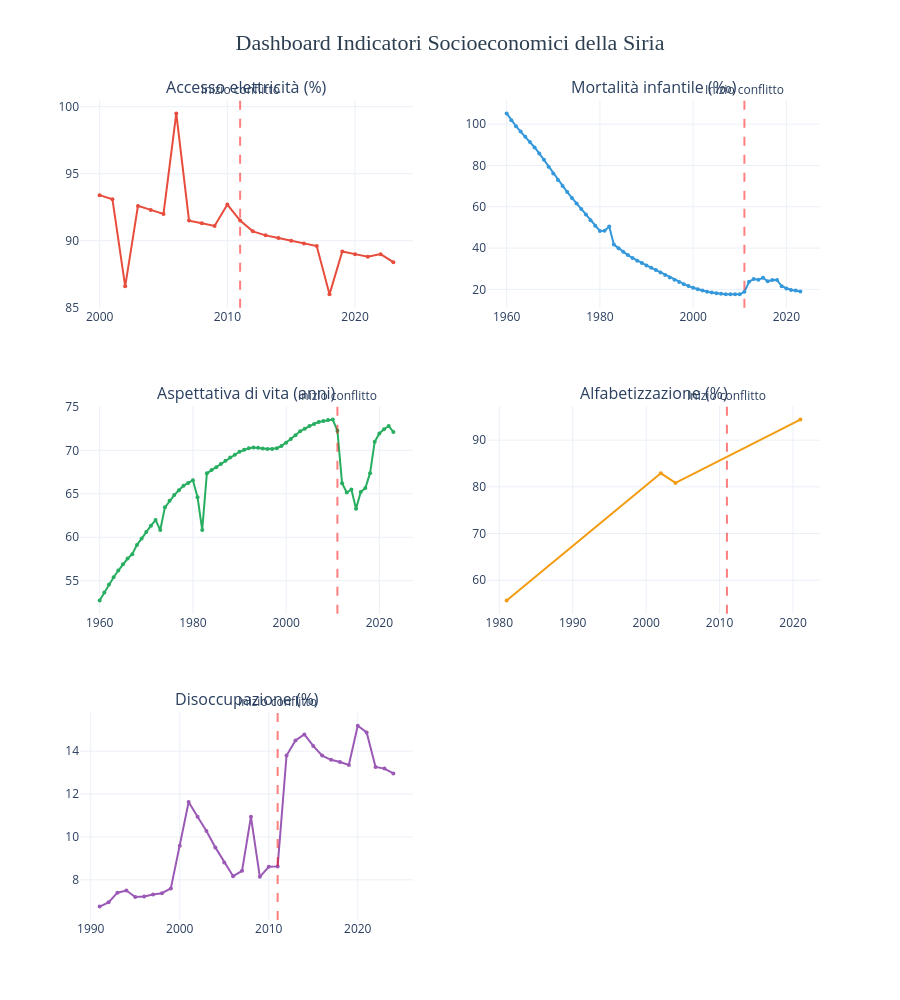

This figure's notebook cell:
### Markdown cell above
## 5. Dashboard Indicatori Socioeconomici
Una panoramica completa degli indicatori chiave per valutare la situazione macroeconomica complessiva.

### Code cell
# Dashboard riassuntivo con indicatori chiave
indicators = {
    'Accesso elettricità (%)': 'EG.ELC.ACCS.ZS',
    'Mortalità infantile (‰)': 'SP.DYN.IMRT.IN',
    'Aspettativa di vita (anni)': 'SP.DYN.LE00.IN',
    'Alfabetizzazione (%)': 'SE.ADT.LITR.ZS',
    'Disoccupazione (%)': 'SL.UEM.TOTL.ZS'
}

# Creazione subplot con indicatori multipli
fig_dashboard = make_subplots(
    rows=3, cols=2,
    subplot_titles=list(indicators.keys()),
    vertical_spacing=0.12,
    horizontal_spacing=0.1
)

colors = ['#e74c3c', '#3498db', '#27ae60', '#f39c12', '#9b59b6']
row_col_positions = [(1,1), (1,2), (2,1), (2,2), (3,1)]

for idx, (indicator_name, indicator_code) in enumerate(indicators.items()):
    indicator_data = df[df['Series Code'] == indicator_code]
    
    if len(indicator_data) > 0:
        indicator_data = indicator_data.iloc[0]
        values = []
        years_list = []
        
        for col in df.columns:
            if '[YR' in col:
                year = col.split('[')[0].strip()
                val = indicator_data[col]
                if val != '..':
                    years_list.append(int(year))
                    values.append(float(val))
        
        if values:
            row, col = row_col_positions[idx]
            fig_dashboard.add_trace(
                go.Scatter(
                    x=years_list,
                    y=values,
                    mode='lines+markers',
                    name=indicator_name,
                    line=dict(color=colors[idx], width=2),
                    marker=dict(size=4),
                    showlegend=False,
                    hovertemplate='%{x}: %{y:.1f}<extra></extra>'
                ),
                row=row, col=col
            )

fig_dashboard.update_layout(
    title={
        'text': 'Dashboard Indicatori Socioeconomici della Siria',
        'x': 0.5,
        'xanchor': 'center',
        'font': {'size': 22, 'color': '#2c3e50', 'family': 'Arial Black'}
    },
    height=1000,
    template='plotly_white',
    hovermode='x'
)

# Aggiunta annotazione per il conflitto
fig_dashboard.add_vline(
    x=2011, 
    line_dash="dash", 
    line_color="red", 
    opacity=0.5,
    annotation_text="Inizio conflitto",
    annotation_position="top"
)

fig_dashboard.show()

print("✅ Dashboard degli indicatori socioeconomici creata con successo!")

### Figure 1 — Plotly figure (JSON) as saved in the notebook; plotly's stock layout.template omitted (floating-point values rounded to 4 significant figures)
{"data": [{"hovertemplate": "%{x}: %{y:.1f}<extra></extra>", "line": {"color": "#e74c3c", "width": 2}, "marker": {"size": 4}, "mode": "lines+markers", "name": "Accesso elettricità (%)", "showlegend": false, "type": "scatter", "x": [2000, 2001, 2002, 2003, 2004, 2005, 2006, 2007, 2008, 2009, 2010, 2011, 2012, 2013, 2014, 2015, 2016, 2017, 2018, 2019, 2020, 2021, 2022, 2023], "xaxis": "x", "y": [93.4, 93.1, 86.6, 92.6, 92.3, 92, 99.5, 91.5, 91.3, 91.1, 92.7, 91.5, 90.7, 90.4, 90.2, 90, 89.8, 89.6, 86, 89.2, 89, 88.8, 89, 88.4], "yaxis": "y"}, {"hovertemplate": "%{x}: %{y:.1f}<extra></extra>", "line": {"color": "#3498db", "width": 2}, "marker": {"size": 4}, "mode": "lines+markers", "name": "Mortalità infantile (‰)", "showlegend": false, "type": "scatter", "x": [1960, 1961, 1962, 1963, 1964, 1965, 1966, 1967, 1968, 1969, 1970, 1971, 1972, 1973, 1974, 1975, 1976, 1977, 1978, 1979, 1980, 1981, 1982, 1983, 1984, 1985, 1986, 1987, 1988, 1989, 1990, 1991, 1992, 1993, 1994, 1995, 1996, 1997, 1998, 1999, 2000, 2001, 2002, 2003, 2004, 2005, 2006, 2007, 2008, 2009, 2010, 2011, 2012, 2013, 2014, 2015, 2016, 2017, 2018, 2019, 2020, 2021, 2022, 2023], "xaxis": "x2", "y": [105.2, 101.9, 99, 96.4, 93.9, 91.4, 88.7, 85.8, 82.7, 79.4, 76.1, 72.9, 70, 67.1, 64.3, 61.6, 58.9, 56.2, 53.5, 50.8, 48.3, 48.4, 50.4, 41.7, 39.9, 38.2, 36.6, 35.2, 33.9, 32.8, 31.6, 30.5, 29.4, 28.2, 27, 25.8, 24.7, 23.6, 22.5, 21.6, 20.8, 20.1, 19.5, 18.9, 18.5, 18.1, 17.9, 17.7, 17.6, 17.6, 17.6, 18.8, 23.7, 25, 24.7, 25.6, 23.9, 24.5, 24.5, 21.5, 20.4, 19.7, 19.5, 19], "yaxis": "y2"}, {"hovertemplate": "%{x}: %{y:.1f}<extra></extra>", "line": {"color": "#27ae60", "width": 2}, "marker": {"size": 4}, "mode": "lines+markers", "name": "Aspettativa di vita (anni)", "showlegend": false, "type": "scatter", "x": [1960, 1961, 1962, 1963, 1964, 1965, 1966, 1967, 1968, 1969, 1970, 1971, 1972, 1973, 1974, 1975, 1976, 1977, 1978, 1979, 1980, 1981, 1982, 1983, 1984, 1985, 1986, 1987, 1988, 1989, 1990, 1991, 1992, 1993, 1994, 1995, 1996, 1997, 1998, 1999, 2000, 2001, 2002, 2003, 2004, 2005, 2006, 2007, 2008, 2009, 2010, 2011, 2012, 2013, 2014, 2015, 2016, 2017, 2018, 2019, 2020, 2021, 2022, 2023], "xaxis": "x3", "y": [52.72, 53.65, 54.57, 55.39, 56.17, 56.9, 57.55, 58.05, 59.12, 59.84, 60.61, 61.33, 61.97, 60.83, 63.44, 64.19, 64.84, 65.4, 65.93, 66.24, 66.55, 64.6, 60.84, 67.35, 67.72, 68.05, 68.42, 68.8, 69.17, 69.49, 69.83, 70.08, 70.24, 70.31, 70.3, 70.21, 70.16, 70.16, 70.24, 70.51, 70.86, 71.3, 71.74, 72.19, 72.49, 72.8, 73.04, 73.26, 73.37, 73.5, 73.54, 72.26, 66.21, 65.15, 65.49, 63.27, 65.19, 65.65, 67.37, 70.97, 71.94, 72.42, 72.79, 72.12], "yaxis": "y3"}, {"hovertemplate": "%{x}: %{y:.1f}<extra></extra>", "line": {"color": "#f39c12", "width": 2}, "marker": {"size": 4}, "mode": "lines+markers", "name": "Alfabetizzazione (%)", "showlegend": false, "type": "scatter", "x": [1981, 2002, 2004, 2021], "xaxis": "x4", "y": [55.65, 82.89, 80.84, 94.42], "yaxis": "y4"}, {"hovertemplate": "%{x}: %{y:.1f}<extra></extra>", "line": {"color": "#9b59b6", "width": 2}, "marker": {"size": 4}, "mode": "lines+markers", "name": "Disoccupazione (%)", "showlegend": false, "type": "scatter", "x": [1991, 1992, 1993, 1994, 1995, 1996, 1997, 1998, 1999, 2000, 2001, 2002, 2003, 2004, 2005, 2006, 2007, 2008, 2009, 2010, 2011, 2012, 2013, 2014, 2015, 2016, 2017, 2018, 2019, 2020, 2021, 2022, 2023, 2024], "xaxis": "x5", "y": [6.75, 6.949, 7.4, 7.5, 7.2, 7.222, 7.31, 7.376, 7.6, 9.587, 11.63, 10.94, 10.28, 9.513, 8.809, 8.17, 8.42, 10.94, 8.14, 8.61, 8.627, 13.8, 14.5, 14.78, 14.24, 13.79, 13.6, 13.5, 13.36, 15.19, 14.88, 13.27, 13.19, 12.96], "yaxis": "y5"}], "layout": {"annotations": [{"font": {"size": 16}, "showarrow": false, "text": "Accesso elettricità (%)", "x": 0.225, "xanchor": "center", "xref": "paper", "y": 1, "yanchor": "bottom", "yref": "paper"}, {"font": {"size": 16}, "showarrow": false, "text": "Mortalità infantile (‰)", "x": 0.775, "xanchor": "center", "xref": "paper", "y": 1, "yanchor": "bottom", "yref": "paper"}, {"font": {"size": 16}, "showarrow": false, "text": "Aspettativa di vita (anni)", "x": 0.225, "xanchor": "center", "xref": "paper", "y": 0.6267, "yanchor": "bottom", "yref": "paper"}, {"font": {"size": 16}, "showarrow": false, "text": "Alfabetizzazione (%)", "x": 0.775, "xanchor": "center", "xref": "paper", "y": 0.6267, "yanchor": "bottom", "yref": "paper"}, {"font": {"size": 16}, "showarrow": false, "text": "Disoccupazione (%)", "x": 0.225, "xanchor": "center", "xref": "paper", "y": 0.2533, "yanchor": "bottom", "yref": "paper"}, {"showarrow": false, "text": "Inizio conflitto", "x": 2011, "xanchor": "center", "xref": "x", "y": 1, "yanchor": "bottom", "yref": "y domain"}, {"showarrow": false, "text": "Inizio conflitto", "x": 2011, "xanchor": "center", "xref": "x2", "y": 1, "yanchor": "bottom", "yref": "y2 domain"}, {"showarrow": false, "text": "Inizio conflitto", "x": 2011, "xanchor": "center", "xref": "x3", "y": 1, "yanchor": "bottom", "yref": "y3 domain"}, {"showarrow": false, "text": "Inizio conflitto", "x": 2011, "xanchor": "center", "xref": "x4", "y": 1, "yanchor": "bottom", "yref": "y4 domain"}, {"showarrow": false, "text": "Inizio conflitto", "x": 2011, "xanchor": "center", "xref": "x5", "y": 1, "yanchor": "bottom", "yref": "y5 domain"}], "height": 1000, "hovermode": "x", "shapes": [{"line": {"color": "red", "dash": "dash"}, "opacity": 0.5, "type": "line", "x0": 2011, "x1": 2011, "xref": "x", "y0": 0, "y1": 1, "yref": "y domain"}, {"line": {"color": "red", "dash": "dash"}, "opacity": 0.5, "type": "line", "x0": 2011, "x1": 2011, "xref": "x2", "y0": 0, "y1": 1, "yref": "y2 domain"}, {"line": {"color": "red", "dash": "dash"}, "opacity": 0.5, "type": "line", "x0": 2011, "x1": 2011, "xref": "x3", "y0": 0, "y1": 1, "yref": "y3 domain"}, {"line": {"color": "red", "dash": "dash"}, "opacity": 0.5, "type": "line", "x0": 2011, "x1": 2011, "xref": "x4", "y0": 0, "y1": 1, "yref": "y4 domain"}, {"line": {"color": "red", "dash": "dash"}, "opacity": 0.5, "type": "line", "x0": 2011, "x1": 2011, "xref": "x5", "y0": 0, "y1": 1, "yref": "y5 domain"}], "title": {"font": {"color": "#2c3e50", "family": "Arial Black", "size": 22}, "text": "Dashboard Indicatori Socioeconomici della Siria", "x": 0.5, "xanchor": "center"}, "xaxis": {"anchor": "y", "domain": [0, 0.45]}, "xaxis2": {"anchor": "y2", "domain": [0.55, 1]}, "xaxis3": {"anchor": "y3", "domain": [0, 0.45]}, "xaxis4": {"anchor": "y4", "domain": [0.55, 1]}, "xaxis5": {"anchor": "y5", "domain": [0, 0.45]}, "xaxis6": {"anchor": "y6", "domain": [0.55, 1]}, "yaxis": {"anchor": "x", "domain": [0.7467, 1]}, "yaxis2": {"anchor": "x2", "domain": [0.7467, 1]}, "yaxis3": {"anchor": "x3", "domain": [0.3733, 0.6267]}, "yaxis4": {"anchor": "x4", "domain": [0.3733, 0.6267]}, "yaxis5": {"anchor": "x5", "domain": [0, 0.2533]}, "yaxis6": {"anchor": "x6", "domain": [0, 0.2533]}}}
